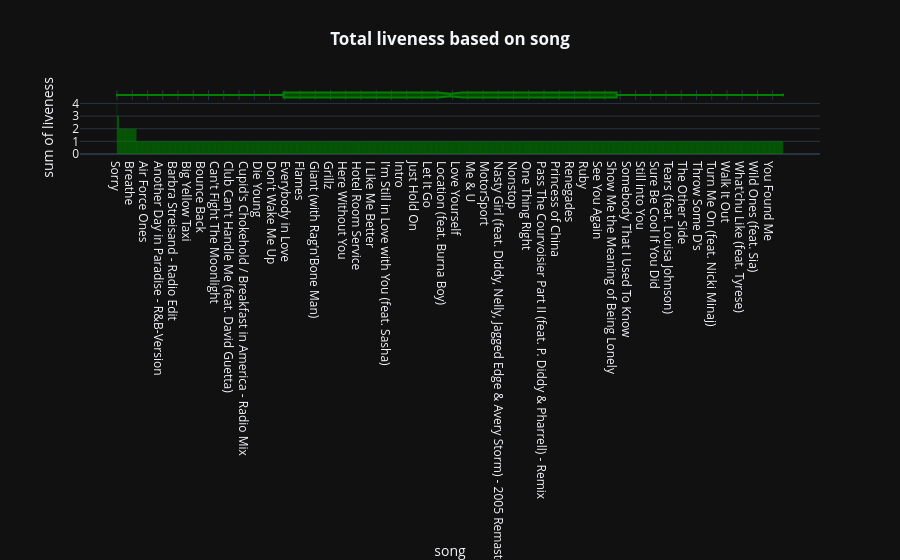

Source (notebook cell):
### Code cell
import plotly.express as px
fig=px.histogram(df.groupby('song',as_index=False).count().sort_values(by='liveness',ascending=False),x='song',y='liveness',color_discrete_sequence=['green'],template='plotly_dark',marginal='box',title='<b>Total liveness based on song</b>')
fig.update_layout(title_x=0.5)

### Figure 1 — Plotly figure (JSON) as saved in the notebook; plotly's stock layout.template omitted (floating-point values rounded to 4 significant figures; data arrays with more than 128 entries replaced by an {"elided": "..."} marker saying what was removed)
{"data": [{"bingroup": "x", "histfunc": "sum", "hovertemplate": "song=%{x}<br>sum of liveness=%{y}<extra></extra>", "legendgroup": "", "marker": {"color": "green", "pattern": {"shape": ""}}, "name": "", "orientation": "v", "showlegend": false, "type": "histogram", "x": {"elided": "1879 str values"}, "xaxis": "x", "y": {"elided": "1879 int values"}, "yaxis": "y"}, {"hovertemplate": "song=%{x}<extra></extra>", "legendgroup": "", "marker": {"color": "green"}, "name": "", "notched": true, "showlegend": false, "type": "box", "x": {"elided": "1879 str values"}, "xaxis": "x2", "yaxis": "y2"}], "layout": {"barmode": "relative", "legend": {"tracegroupgap": 0}, "title": {"text": "<b>Total liveness based on song</b>", "x": 0.5}, "xaxis": {"anchor": "y", "domain": [0, 1], "title": {"text": "song"}}, "xaxis2": {"anchor": "y2", "domain": [0, 1], "matches": "x", "showgrid": true, "showticklabels": false}, "yaxis": {"anchor": "x", "domain": [0, 0.8316], "title": {"text": "sum of liveness"}}, "yaxis2": {"anchor": "x2", "domain": [0.8416, 1], "matches": "y2", "showgrid": false, "showline": false, "showticklabels": false, "ticks": ""}}}
